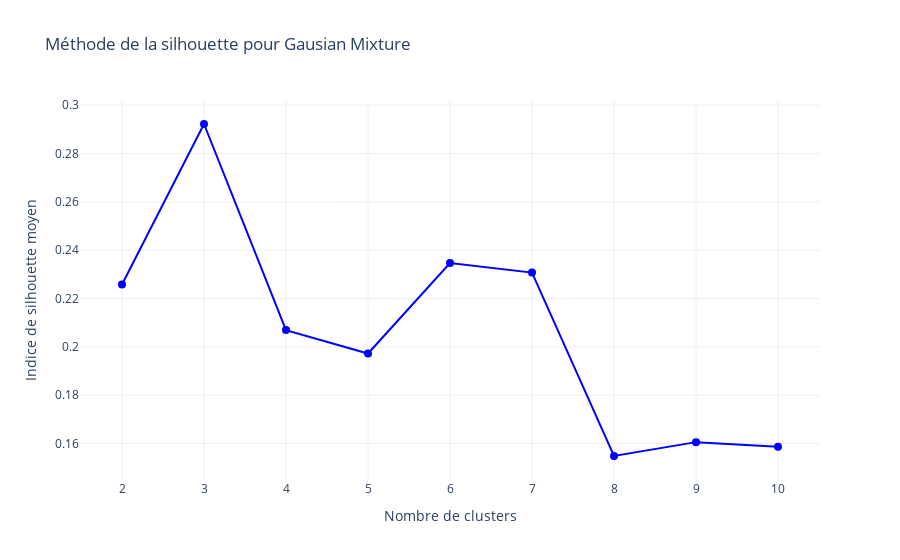

The notebook cell saved with this chart:
### Markdown cell above
### Silhouette Score

### Code cell
# Liste pour stocker les scores de silhouette
silhouette_scores_gmm = {}

    
# Tester de 2 à 10 clusters
for n_clusters in range(2, 11):
    gmm, label, _ = t.gausian_mixture_clustering(df_standardise, n_clusters)
    score = silhouette_score(df_standardise, label)
    silhouette_scores_gmm[n_clusters] = score


#Afficher le silhouette score
t.display_silhouette_scores(silhouette_scores_gmm, 'Gausian Mixture')

#choix du nombre de cluster 
n_clusters = [k for k, v in silhouette_scores_gmm.items() if v == max(silhouette_scores_gmm.values())][0]

### Figure 1 — Plotly figure (JSON) as saved in the notebook; plotly's stock layout.template omitted (floating-point values rounded to 4 significant figures)
{"data": [{"line": {"color": "blue"}, "marker": {"size": 8}, "mode": "lines+markers", "name": "Silhouette Score", "type": "scatter", "x": [2, 3, 4, 5, 6, 7, 8, 9, 10], "y": [0.2258, 0.2922, 0.2069, 0.1972, 0.2347, 0.2307, 0.1548, 0.1606, 0.1587]}], "layout": {"title": {"text": "Méthode de la silhouette pour Gausian Mixture"}, "xaxis": {"title": {"text": "Nombre de clusters"}}, "yaxis": {"title": {"text": "Indice de silhouette moyen"}}}}
